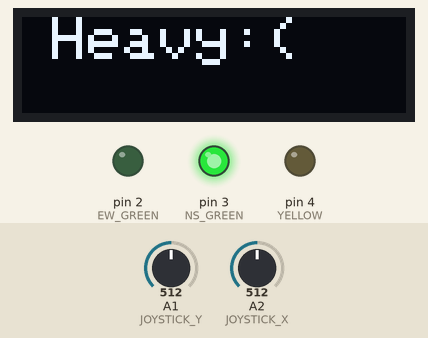
The sketch below on a simulated Arduino Uno, built with avr-gcc and run on an emulated ATmega328P. On the bench: 128×32 one-colour display, output pins drawn as LEDs (lit = HIGH). The inputs (shaded band) are chosen by the test bench; at power-on: A1 (JOYSTICK_Y) = 512, A2 (JOYSTICK_X) = 512. What the sketch prints to the serial monitor is not drawn.

Above: at 1.7 s.
1.8 s: A1 (JOYSTICK_Y) set to 0
4.1 s: A2 (JOYSTICK_X) set to 0
6.8 s: A1 (JOYSTICK_Y) set to 1023
9.4 s: A2 (JOYSTICK_X) set to 1023
At 16.0 s:
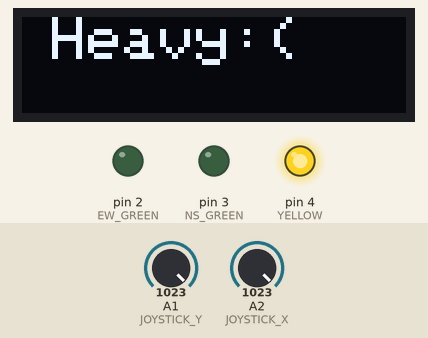
At 17.2 s:
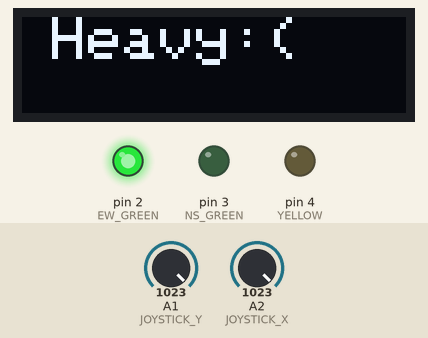
Timing chart, 0 to 18.6 s (numbered marks = the images above; inputs shaded):
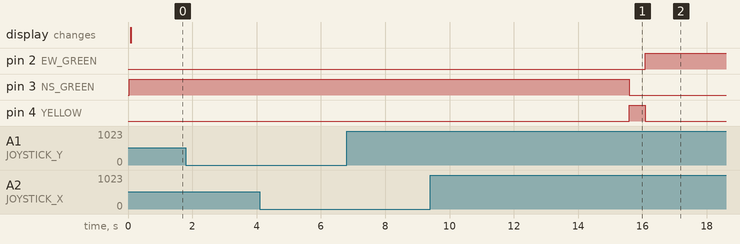

Measured:
- after the input at 1.8 s, every drawn part: stays the same
- after the input at 4.1 s, every drawn part: stays the same
- after the input at 6.8 s, every drawn part: stays the same
- after the input at 9.4 s, pin 2 (EW_GREEN): LOW → HIGH after 6.7 s; pin 3 (NS_GREEN): goes on until 15.6 s, then stays LOW

The sketch:

makeaton.ino
```cpp
// Sensors Init
int YELLOW = 4;
int NS_GREEN = 3;
int EW_GREEN = 2;
int total_led_num = 5;
int normal_delay = 5000;
int yellow_delay = 1000;
// int sound_analog = A0;
// int sound_digital = 13;
int sound_value = 0;
int noise_flag = 0;
int JOYSTICK_X = A2;
int JOYSTICK_Y = A1;
int x_value = 0;
int y_value = 0;
int timer1_counter;
int joy_stick_cars = 0;


#include <SPI.h>
#include <Wire.h>
#include <Adafruit_GFX.h>
#include <Adafruit_SSD1306.h>
#define SCREEN_WIDTH 128 // OLED display width, in pixels
#define SCREEN_HEIGHT 32 // OLED display height, in pixels
#define OLED_RESET     -1 // Reset pin # (or -1 if sharing Arduino reset pin)
#define SCREEN_ADDRESS 0x3C ///< See datasheet for Address; 0x3D for 128x64, 0x3C for 128x32
Adafruit_SSD1306 display(SCREEN_WIDTH, SCREEN_HEIGHT, &Wire, OLED_RESET);

// Logic Init
int light_duration = 5;
int max_duration = 15;
/*
  N, S, E, W
*/
int lane_cars[4];
int density_eval[4];
int no_density_eval[4];
int rate[] = {0,0,0,0};

bool ew_light = false;
bool ns_light = false;

int clk=0;
int max_clk=30;

int wait_time;

int density_incoming = 0;
int no_density_incoming = 0;

int sum(int a[]){
  // int s = 0;
  // int len = sizeof(a) / sizeof(a[0]);
  // for (int i = 0; i<len; i++){
  //   s+=a[i];
  // }
  return a[0]+a[1]+a[2]+a[3];
}

void setup() {
  // put your setup code here, to run once:
  Serial.begin(9600);
  pinMode(NS_GREEN, OUTPUT);
  pinMode(EW_GREEN, OUTPUT);
  pinMode(YELLOW, OUTPUT);
  //pinMode(sound_analog, INPUT);
  pinMode(JOYSTICK_X, INPUT);
  pinMode(JOYSTICK_X, INPUT);

    // Display Setup
  if(!display.begin(SSD1306_SWITCHCAPVCC, SCREEN_ADDRESS)) {
    Serial.println(F("SSD1306 allocation failed"));
    for(;;); // Don't proceed, loop forever
  }
  noDisplay();
  // Interrupt Setup
  noInterrupts();           // disable all interrupts

  TCCR1A = 0;
  TCCR1B = 0;
  timer1_counter = 31250/3; //34286;   // preload timer 65536-16MHz/256/2Hz
  TCNT1 = timer1_counter;   // preload timer
  TCCR1B |= (1 << CS12);    // 256 prescaler
  TIMSK1 |= (1 << TOIE1);   // enable timer overflow interrupt
  interrupts();             // enable all interrupts

  lane_cars[0] = 20;
  lane_cars[1] = 18;
  lane_cars[2] = 4;
  lane_cars[3] = 8;
  int initial = sum(lane_cars);
  //lane_cars = {20,5,10,10};
  // Serial.println("start density");
  int density_wait_time = density();
  int joystick_density = joy_stick_cars;
  joy_stick_cars = 0;

  lane_cars[0] = 20;
  lane_cars[1] = 18;
  lane_cars[2] = 4;
  lane_cars[3] = 8;
  // Serial.println("start without density");

  int no_density_wait_time = w_o_density();

  evaluation(initial,density_wait_time,no_density_wait_time,joystick_density);

  ALL_OFF();
}

void loop() {
  // if(lane_cars[0]+lane_cars[1]+lane_cars[2]+lane_cars[3] > 10){
  //   heavy();
  // }
  // else{
  //   normal();
  // }
  //  NS_FLOW();
  //  delay(5000);
  //  YELLOW_STATE();
  //  delay(1000);
  //  EW_FLOW();
  //  delay(5000);
}

void ALL_OFF(){
  for(int i = 2; i <= total_led_num+1; i++){
    digitalWrite(i, LOW);
  }
}

void NS_FLOW(){
  ALL_OFF();
  digitalWrite(NS_GREEN, HIGH);
}

void EW_FLOW(){
  ALL_OFF();
  digitalWrite(EW_GREEN, HIGH);
}

void YELLOW_STATE(){
  ALL_OFF();
  digitalWrite(YELLOW, HIGH);
}

ISR(TIMER1_OVF_vect)        // interrupt service routine every one second
{
  TCNT1 = timer1_counter;   // preload timer
  x_value = analogRead(JOYSTICK_X);
  y_value = analogRead(JOYSTICK_Y);
  if(x_value == 0){
    lane_cars[0] = lane_cars[0] + 1;
    joy_stick_cars = joy_stick_cars + 1;
    Serial.println("North +1");
  }
  if(x_value == 1023){
    lane_cars[1] = lane_cars[1] + 1;
    joy_stick_cars = joy_stick_cars + 1;
    Serial.println("South +1");
    // Serial.println(lane_cars[1]);
  }
  if(y_value == 0){
    lane_cars[2] = lane_cars[2] + 1;
    joy_stick_cars = joy_stick_cars + 1;
    Serial.println("East +1");
    // Serial.println(lane_cars[2]);
  }
  if(y_value == 1023){
    lane_cars[3] = lane_cars[3] + 1;
    joy_stick_cars = joy_stick_cars + 1;
    Serial.println("West +1");
    // Serial.println(lane_cars[3]);
  }
}

void heavy(void) {
  display.clearDisplay();
  display.setTextSize(2); // Draw 2X-scale text
  display.setTextColor(SSD1306_WHITE);
  display.setCursor(10, 0);
  display.println(F("Heavy:("));
  display.display();      // Show initial text
}

void normal(void) {
  display.clearDisplay();
  display.setTextSize(2); // Draw 2X-scale text
  display.setTextColor(SSD1306_WHITE);
  display.setCursor(10, 0);
  display.println(F("Normal:)"));
  display.display();      // Show initial text
}

void noDisplay(void) {
  display.clearDisplay();
  display.setTextSize(2); // Draw 2X-scale text
  display.setTextColor(SSD1306_WHITE);
  display.setCursor(10, 0);
  display.println(F(""));
  display.display();      // Show initial text
}

int density(){
  clk = 0;
  wait_time = 0;
  while(clk<max_clk && sum(lane_cars)!=0){
    //Serial.println("start loop density");
    //Serial.println(clk);
    double sum_x = lane_cars[2] + lane_cars[3];
    double sum_y = lane_cars[0] + lane_cars[1];

    int duration = 0;

    if (sum_x/sum_y <0.5 || sum_x/sum_y >2) {
      //Serial.println("sum");
      //duration = sum_priority(sum_x,sum_y);
      duration = max_priority();
      //Serial.println(duration);

    }
    else{
      //Serial.println("max");
      duration = max_priority();
      //duration = sum_priority(sum_x,sum_y);
      //Serial.println(duration);
      }

    while(clk<max_clk && duration >0){
      if (ew_light){
          lane_cars[0] += rate[0];
          lane_cars[1] += rate[1];
          lane_cars[2] = lane_cars[2]==0? 0: lane_cars[2]-1;
          lane_cars[3] = lane_cars[3]==0? 0: lane_cars[3]-1;

          wait_time +=sum(lane_cars);
          density_incoming += rate[0]+rate[1];
        }
      else if (ns_light){
          lane_cars[0] = lane_cars[0]==0? 0: lane_cars[0]-1;
          lane_cars[1] = lane_cars[1]==0? 0: lane_cars[1]-1;
          lane_cars[2] += rate[2];
          lane_cars[3] += rate[3];

          wait_time +=sum(lane_cars);
          density_incoming += rate[2]+rate[3];
      }
      duration -=1;
        Serial.println("------------------------------");
      Serial.println(clk);
      clk++;

      print_status();
      //Serial.print("sum lane: ");
      //Serial.println(sum(lane_cars));
      delay(1000);

    }
    YELLOW_STATE();
    delay(500);
  }
  // memcpy(density_eval, lane_cars, sizeof(lane_cars));
  return wait_time;
}

int sum_priority(double sum_x,double sum_y){
  int duration =0;

  if (sum_x > sum_y){
    duration = sum_x / (sum_x + sum_y ) * light_duration*2;
    ns_light = false;
    ew_light = true;
    EW_FLOW();
  }
  else {
    duration = sum_y / (sum_x + sum_y ) * light_duration*2;
    ns_light = true;
    ew_light = false;
    NS_FLOW();
  }

  duration = duration > max_duration ? max_duration : duration;
  return duration;
}

int max_priority (){
  int maxIndex = 0;
  int maxValue = lane_cars[0];

  for(int i = 1; i < 4; i++){
    if(lane_cars[i] > maxValue) {
        maxValue = lane_cars[i];
        maxIndex = i;
    }
  }
  int duration = maxValue > max_duration ? max_duration : maxValue;

  if (maxValue == 0){
    duration = light_duration;
    if (ns_light){
      ns_light = false;
      ew_light = true;
      EW_FLOW();
    }
    else{
      ns_light = true;
      ew_light = false;
      NS_FLOW();
    }
  }
  else{
    if (maxIndex == 0 || maxIndex ==1){
      ns_light = true;
      ew_light = false;
      NS_FLOW();
      //set lights
    }
    else{
      ns_light = false;
      ew_light = true;
      EW_FLOW();
      //set lights
    }
  }
  return duration;
}

int w_o_density(){
  clk=0;
  wait_time = 0;
  while (clk < max_clk){
    if (clk % 10 <5){
      lane_cars[0] = lane_cars[0]==0? 0: lane_cars[0]-1;
      lane_cars[1] = lane_cars[1]==0? 0: lane_cars[1]-1;
      lane_cars[2]+=rate[2];
      lane_cars[3]+=rate[3];
      NS_FLOW();
      wait_time +=sum(lane_cars);
      no_density_incoming += rate[2]+rate[3];
    }
    else{
      lane_cars[0]+=rate[0];
      lane_cars[1]+=rate[1];
      lane_cars[2] = lane_cars[2]==0? 0: lane_cars[2]-1;
      lane_cars[3] = lane_cars[3]==0? 0: lane_cars[3]-1;
      EW_FLOW();
      wait_time +=sum(lane_cars);
      no_density_incoming += rate[0]+rate[1];
    }
    Serial.println("------------------------------");
    Serial.println(clk);
    print_status();
    clk++;

    delay(1000);

    if(clk%5==0){
      //yellow light
      YELLOW_STATE();
      delay(500);
    }
  }
  memcpy(no_density_eval, lane_cars, sizeof(lane_cars));
  return wait_time;
}

void evaluation(int initial, int density_wait_time, int no_density_wait_time,int joystick_density){
  // double incoming = max_clk;
  // double density_sum, no_density_sum =0;
  // for (int i=0; i<4;i++){
  //   no_density_sum += no_density_eval[i];
  //   density_sum += density_eval[i];
  // }

  Serial.print("average wait time with optimization: ");
  Serial.println(double(density_wait_time)/(initial+density_incoming+joystick_density));
  //Serial.print(density_wait_time);
  Serial.print("average wait time without optimization: ");
  Serial.println(double(no_density_wait_time)/(initial+no_density_incoming+joy_stick_cars));
  //Serial.print(no_density_wait_time);
}

void print_status(){
/*
      N
  W       E
      S
*/

  Serial.print("\t");
  Serial.println(lane_cars[0]);
  Serial.print(lane_cars[2]);
  Serial.print("\t\t");
  Serial.println(lane_cars[3]);
  Serial.print("\t");
  Serial.println(lane_cars[1]);
  Serial.println("\n");
  Serial.println("------------------------------");
  if(lane_cars[0]+lane_cars[1]+lane_cars[2]+lane_cars[3] > 25){
    heavy();
  }
  else{
    normal();
  }
}
```
